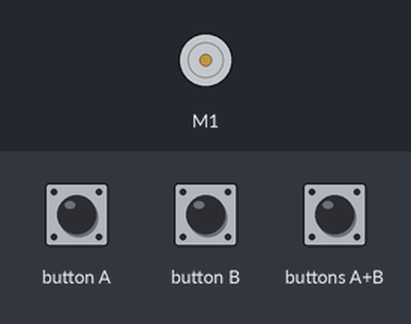
Bench run of a program on a simulated BBC micro:bit (MakeCode). Shown: DC motor (green arrow = forward, orange = backward, longer = faster). Inputs (shaded band) come from the test bench.

Above: at 1.2 s.
1.3 s: button A pressed for 0.15 s
At 1.8 s:
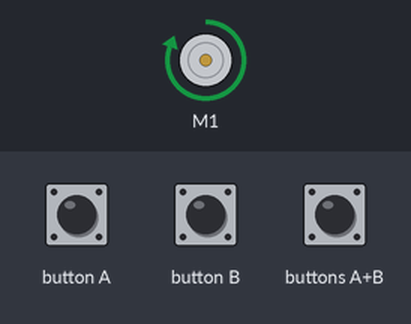
2.9 s: button B pressed for 0.15 s
At 4.2 s:
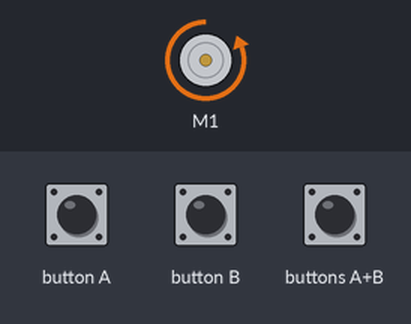
4.5 s: buttons A+B pressed for 0.15 s
At 5.5 s:
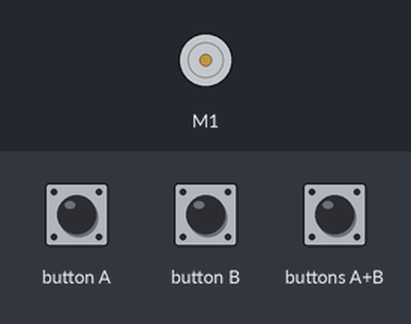
Timing chart, 0 to 7.5 s (numbered marks = the images above; inputs shaded):
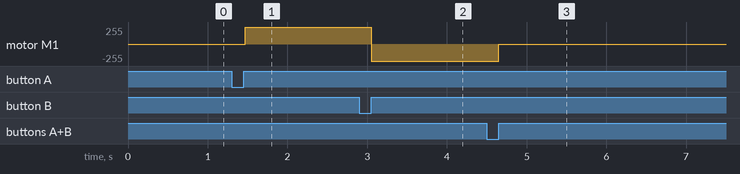

Measured:
- after the input at 1.3 s, motor M1: stopped → forward 255/255 after 0.17 s
- after the input at 2.9 s, motor M1: forward 255/255 → backward 255/255 after 0.15 s
- after the input at 4.5 s, motor M1: backward 255/255 → stopped after 0.15 s

The program:

main.ts
```typescript
input.onButtonPressed(Button.A, function () {
    wuKong.setMotorSpeed(wuKong.MotorList.M1, 100)
})
input.onButtonPressed(Button.AB, function () {
    wuKong.setMotorSpeed(wuKong.MotorList.M1, 0)
})
input.onButtonPressed(Button.B, function () {
    wuKong.setMotorSpeed(wuKong.MotorList.M1, -100)
})
basic.forever(function () {

})
```

test.ts
```typescript
// aquí va el archivo "tests"; esto no se compilará cuando este paquete se utilice como una extensión.
```
